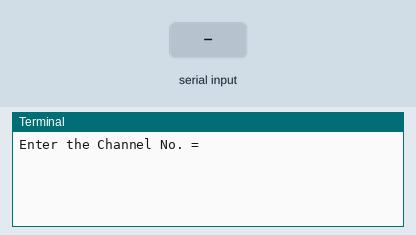
A program run on a simulated Raspberry Pi (BCM pin numbers). Shown: the last lines printed to the terminal. Inputs (shaded band) come from the test bench.

Above: at 1.2 s.
1.3 s: "0" typed at the terminal, then Enter
At 2.1 s:
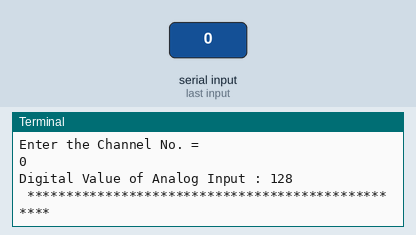
2.9 s: "1" typed at the terminal, then Enter
At 4.1 s:
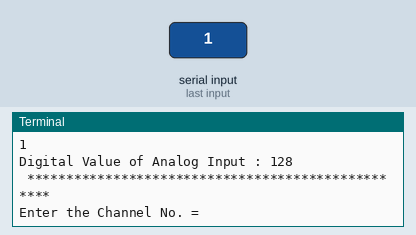

The program:

ADS7830_Differential.py
```python
# (licence header left out)
import smbus
import time

# Get I2C bus
bus = smbus.SMBus(1)

# I2C address of the device
ADS7830_DEFAULT_ADDRESS				= 0x48

# ADS7830 Command Set
ADS7830_CMD_SD_DIFF					= 0x00 # Differential Inputs
ADS7830_CMD_SD_SINGLE				= 0x80 # Single-Ended Inputs
ADS7830_CMD_DIFF_CHANNEL_0_1		= 0x00 # +IN = CH0, -IN = CH1
ADS7830_CMD_DIFF_CHANNEL_2_3		= 0x10 # +IN = CH2, -IN = CH3
ADS7830_CMD_DIFF_CHANNEL_4_5		= 0x20 # +IN = CH4, -IN = CH5
ADS7830_CMD_DIFF_CHANNEL_6_7		= 0x30 # +IN = CH6, -IN = CH7
ADS7830_CMD_DIFF_CHANNEL_1_0		= 0x40 # +IN = CH1, -IN = CH0
ADS7830_CMD_DIFF_CHANNEL_3_2		= 0x50 # +IN = CH3, -IN = CH2
ADS7830_CMD_DIFF_CHANNEL_5_4		= 0x60 # +IN = CH5, -IN = CH4
ADS7830_CMD_DIFF_CHANNEL_7_6		= 0x70 # +IN = CH7, -IN = CH6
ADS7830_CMD_SNGL_CHANNEL_0			= 0x00 # +IN = CH0, -IN = GND
ADS7830_CMD_SNGL_CHANNEL_1			= 0x10 # +IN = CH1, -IN = GND
ADS7830_CMD_SNGL_CHANNEL_2			= 0x20 # +IN = CH2, -IN = GND
ADS7830_CMD_SNGL_CHANNEL_3			= 0x30 # +IN = CH3, -IN = GND
ADS7830_CMD_SNGL_CHANNEL_4			= 0x40 # +IN = CH4, -IN = GND
ADS7830_CMD_SNGL_CHANNEL_5			= 0x50 # +IN = CH5, -IN = GND
ADS7830_CMD_SNGL_CHANNEL_6			= 0x60 # +IN = CH6, -IN = GND
ADS7830_CMD_SNGL_CHANNEL_7			= 0x70 # +IN = CH7, -IN = GND
ADS7830_CMD_PD_POWER_DOWN			= 0x00 # Power Down Between A/D Converter Conversions
ADS7830_CMD_PD_REF_OFF				= 0x04 # Internal Reference OFF and A/D Converter ON
ADS7830_CMD_PD_REF_ON				= 0x08 # Internal Reference ON and A/D Converter OFF
ADS7830_CMD_PD_REF_ON_AD_ON			= 0x0C # Internal Reference ON and A/D Converter ON

class ADS7830():
	def set_channel(self):
		"""Select the Channel (Differential) user want to use from 0-7
		0 : +IN = CH0, -IN = CH1
		1 : +IN = CH2, -IN = CH3
		2 : +IN = CH4, -IN = CH5
		3 : +IN = CH6, -IN = CH7
		4 : +IN = CH1, -IN = CH0
		5 : +IN = CH3, -IN = CH2
		6 : +IN = CH5, -IN = CH4
		7 : +IN = CH7, -IN = CH6"""
		self.channel = int(input("Enter the Channel No. = "))
		while self.channel > 7 :
			self.channel = int(input("Enter the Channel No. = "))

		return self.channel

	def set_command(self):
		"""Select the Command data from the given provided value above"""
		if self.channel == 0:
			COMMAND_SET = (ADS7830_CMD_SD_DIFF | ADS7830_CMD_DIFF_CHANNEL_0_1)
		elif self.channel == 1:
			COMMAND_SET = (ADS7830_CMD_SD_DIFF | ADS7830_CMD_DIFF_CHANNEL_2_3)
		elif self.channel == 2:
			COMMAND_SET = (ADS7830_CMD_SD_DIFF | ADS7830_CMD_DIFF_CHANNEL_4_5)
		elif self.channel == 3:
			COMMAND_SET = (ADS7830_CMD_SD_DIFF | ADS7830_CMD_DIFF_CHANNEL_6_7)
		elif self.channel == 4:
			COMMAND_SET = (ADS7830_CMD_SD_DIFF | ADS7830_CMD_DIFF_CHANNEL_1_0)
		elif self.channel == 5:
			COMMAND_SET = (ADS7830_CMD_SD_DIFF | ADS7830_CMD_DIFF_CHANNEL_3_2)
		elif self.channel == 6:
			COMMAND_SET = (ADS7830_CMD_SD_DIFF | ADS7830_CMD_DIFF_CHANNEL_5_4)
		elif self.channel == 7:
			COMMAND_SET = (ADS7830_CMD_SD_DIFF | ADS7830_CMD_DIFF_CHANNEL_7_6)

		bus.write_byte(ADS7830_DEFAULT_ADDRESS, COMMAND_SET)

	def read_adc(self):
		"""Read data back from the device address, 1 byte"""

		data = bus.read_byte(ADS7830_DEFAULT_ADDRESS)

		raw_adc = data

		return {'r' : raw_adc}

from ADS7830_Differential import ADS7830
ads7830 = ADS7830()

while True :
	ads7830.set_channel()
	ads7830.set_command()
	time.sleep(0.1)
	adc = ads7830.read_adc()
	print "Digital Value of Analog Input : %d "%(adc['r'])
	print " ************************************************** "
	time.sleep(0.8)
```

Measured:
- after the input at 1.3 s, the terminal: prints a new line at once (image 1)
- after the input at 2.9 s, the terminal: prints a new line at once (image 2)
